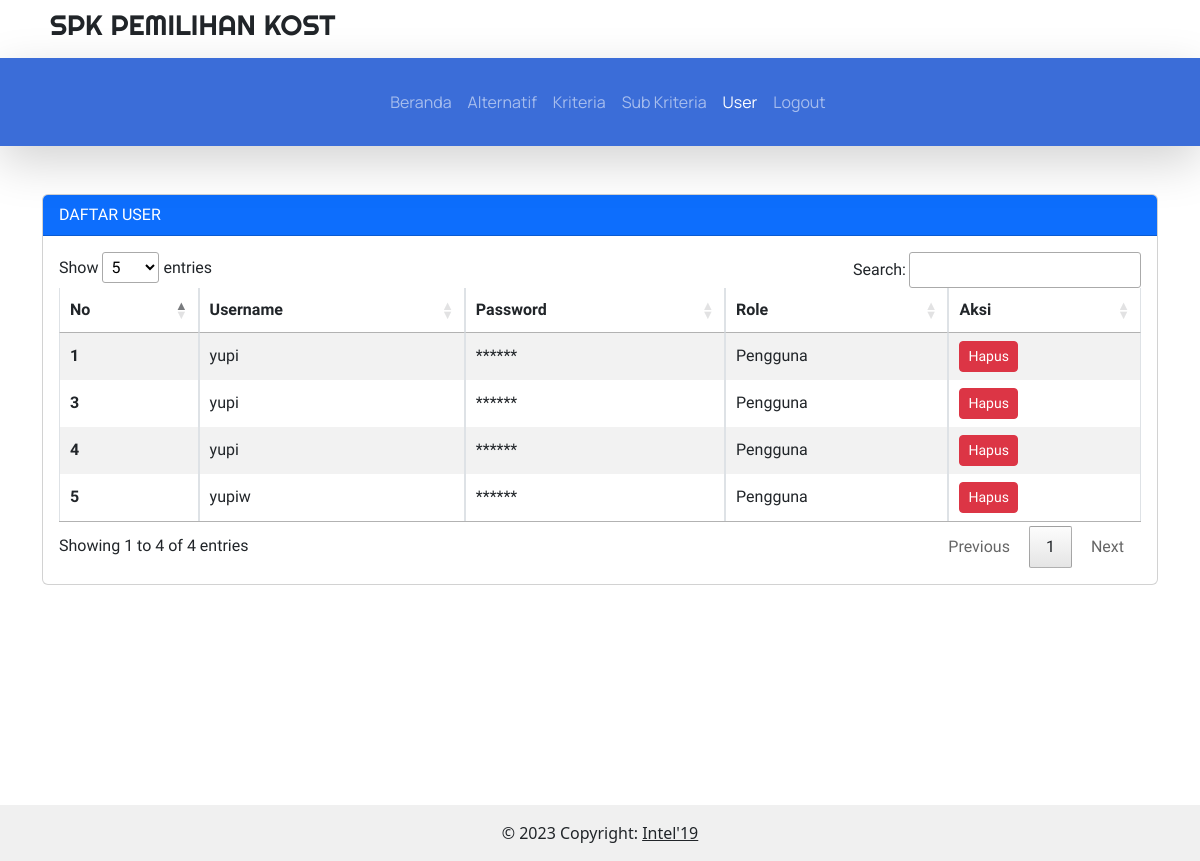
/admin/users.php (signed in), run on the app's committed database.
### tables this page shows
CREATE TABLE `user` (
  `id_user` int(5) NOT NULL,
  `username` varchar(255) NOT NULL,
  `password` varchar(255) NOT NULL,
  `role` int(1) NOT NULL
);

### config.php (called while the page is built, shortened)
<?php
function connectDatabase()
{
    $conn = new mysqli(DB_HOST, DB_USERNAME, DB_PASSWORD, DB_NAME);
    return $conn;
}
?>

### admin/functions/users.php (called while the page is built, shortened)
<?php
require_once '../config.php';
class Users{
    private $db;
    public function __construct()
    {
        $this->db = connectDatabase();
    }
    public function Index()
    {
        return $this->db->query("SELECT * FROM user");
    }
}
$users = new Users();
?>

### admin/users.php (the view, shortened to what this page needs)
<?php
require_once './header.php';
require_once './functions/users.php';
$users = $users->Index();
?>
<div class="container" style="font-family: 'Prompt', sans-serif; margin-bottom:220px;">
    <div class="row">
        <div class="d-xxl-flex">
            <div class="col-xxl-12 ms-xxl-2 mt-5">
                <div class="card">
                    <div class="card-header bg-primary text-white">DAFTAR USER</div>
                    <div class="card-body">
                        <div class="table-responsive">
                            <table class="table table-striped table-bordered nowrap" style="width:100%" id="table">
                                <thead>
                                    <tr>
                                        <th scope="col">No</th>
                                        <th scope="col">Username</th>
                                        <th scope="col">Password</th>
                                        <th scope="col">Role</th>
                                        <th scope="col">Aksi</th>
                                    </tr>
                                </thead>
                                <tbody class="table-group-divider">
                                    <?php foreach ($users as $key => $user):?>
                                    <?php if($user['role'] != 0):?>
                                    <tr>
                                        <th scope="row"><?=$key+1;?></th>
                                        <td><?= $user['username'];?></td>
                                        <td>******</td>
                                        <td><?= $user['role'] == 0 ? 'Admin':'Pengguna';?></td>
                                        <td>
                                            <button type="button" class="btn btn-sm btn-danger" data-bs-toggle="modal"
                                                data-bs-target="#hapus<?= $user['id_user'];?>">
                                                Hapus
                                            </button>
                                        </td>
                                    </tr>
                                    <?php endif;?>
                                    <?php endforeach;?>
                                </tbody>
                            </table>
                        </div>
                    </div>
                </div>
            </div>
        </div>
    </div>
    <?php foreach ($users as $user):?>
</div>
<?php endforeach;?>
<?php
    require_once './footer.php';
?>

### data on the page
user: username "yupi", role "Pengguna"
user: username "yupi", role "Pengguna"
user: username "yupi", role "Pengguna"
user: username "yupiw", role "Pengguna"
